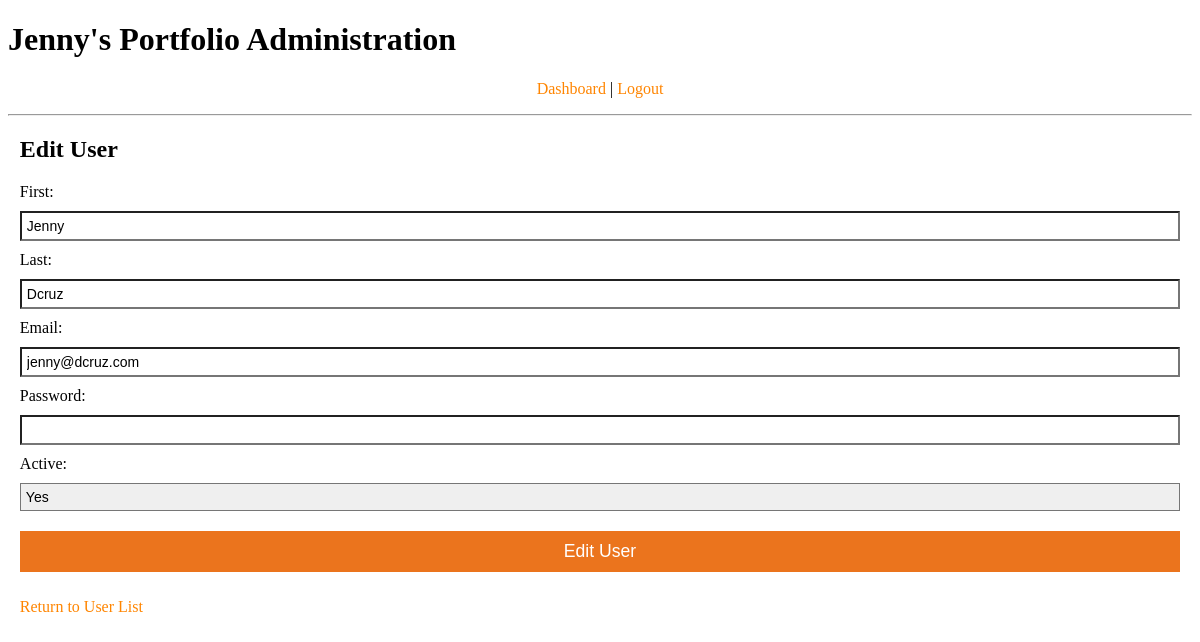
/admin/users_edit.php?id=2 (signed in), run on the app's committed database.
### tables this page shows
CREATE TABLE `users` (
  `id` int(10) UNSIGNED NOT NULL,
  `first` varchar(25) DEFAULT NULL,
  `last` varchar(25) DEFAULT NULL,
  `email` varchar(100) DEFAULT NULL,
  `password` varchar(100) DEFAULT NULL,
  `active` enum('Yes','No') NOT NULL DEFAULT 'Yes',
  `dateAdded` datetime NOT NULL DEFAULT current_timestamp() ON UPDATE current_timestamp()
);

### admin/users_edit.php (the view, shortened to what this page needs)
<?php
include( 'includes/database.php' );
include( 'includes/header.php' );
if( isset( $_GET['id'] ) )
{
  $query = 'SELECT *
    FROM users
    WHERE id = '.$_GET['id'].'
    LIMIT 1';
  $result = mysqli_query( $connect, $query );
  $record = mysqli_fetch_assoc( $result );
}
?>
<h2>Edit User</h2>
<form method="post">
  <label for="first">First:</label>
  <input type="text" name="first" id="first" value="<?php echo htmlentities( $record['first'] ); ?>">
  <br>
  <label for="last">Last:</label>
  <input type="text" name="last" id="last" value="<?php echo htmlentities( $record['last'] ); ?>">
  <br>
  <label for="email">Email:</label>
  <input type="email" name="email" id="email" value="<?php echo htmlentities( $record['email'] ); ?>">
  <br>
  <label for="password">Password:</label>
  <input type="password" name="password" id="password">
  <br>
  <label for="active">Active:</label>
  <?php
  $values = array( 'Yes', 'No' );
  echo '<select name="active" id="active">';
  foreach( $values as $key => $value )
  {
    echo '<option value="'.$value.'"';
    if( $value == $record['active'] ) echo ' selected="selected"';
    echo '>'.$value.'</option>';
  }
  echo '</select>';
  ?>
  <br>
  <input type="submit" value="Edit User">
</form>
<p><a href="users.php"><i class="fas fa-arrow-circle-left"></i> Return to User List</a></p>
<?php
include( 'includes/footer.php' );
?>

### admin/styles.css (style rules this page uses)
a:link, a:active, a:hover, a:visited { text-decoration: none; color: #FF8500; }
label { display: block; margin: 0 0 10px 0; text-align: left; }
select { -webkit-appearance: none; -moz-appearance: none; appearance: none; font-size: 14px; padding: 5px; width: 100%; margin: 0 0 10px 0; box-sizing: border-box; border-radius: 0; }
input { border-radius: 0; font-size: 14px; padding: 5px; width: 100%; margin: 0 0 10px 0; box-sizing: border-box; }
input[type=submit] { border: 0; background-color: #eb741d; color: #fff; padding: 10px 10px; font-size: 110%; margin-top: 10px; }

### data on the page
users: first "Jenny", last "Dcruz", email "jenny@dcruz.com", active "Yes"
